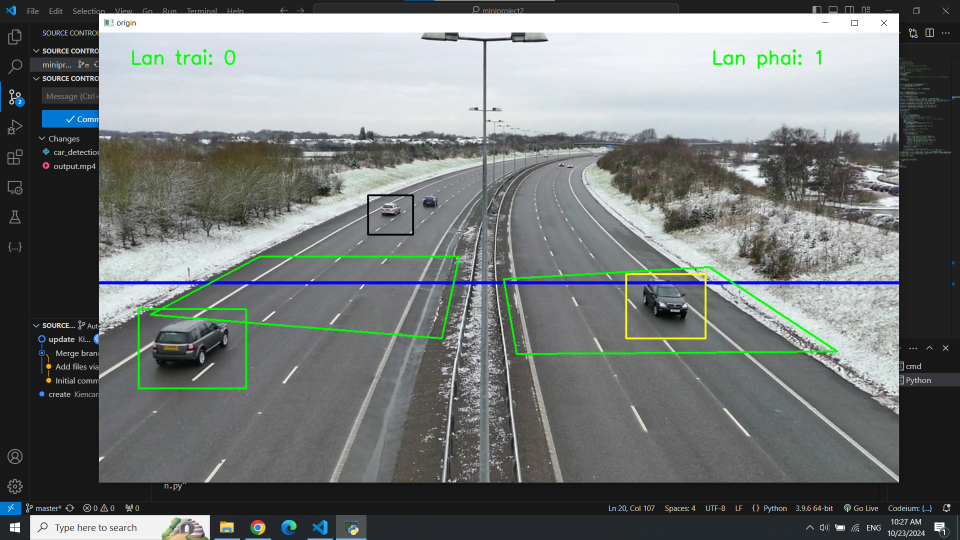
#> input picture anh1.png, 1920 x 1080 px, given in place of car.mp4, which was not available (shown at 1/2 size)
$ python car_detection.py
#> lines starting #> are read from the running program, lines starting #| are printed output that depends on the picture; after the words box and inside, x2 and y2 are one past the last pixel; in counts of white or black regions, pixels touching at a corner belong together; pictures that were not available may be replaced by others from this repository, and a replacement may not be noted
import cv2
import numpy as np


cap = cv2.VideoCapture('car.mp4')

kernel = np.ones((20, 20), np.uint8)

# Initialize counters and a dictionary to store car directions
left_car_count = 0
right_car_count = 0
car_positions = {}  # Dictionary to track car positions between frames

middle_line_y = 400  # Y-coordinate of the middle line

fps = cap.get(cv2.CAP_PROP_FPS)
width = int(cap.get(3))
height = int(cap.get(4))

output = cv2.VideoWriter('output.mp4', cv2.VideoWriter_fourcc('m', 'p', '4', 'v'), fps, (width, height))

while cap.isOpened():
    ret, frame = cap.read()
#> frame is the input picture: shape (1080, 1920, 3); mean B, G, R 119.1, 119.8, 115.2

    if ret:

        # Convert the frame to grayscale and apply Gaussian blur
        gray = cv2.cvtColor(frame, cv2.COLOR_BGR2GRAY)
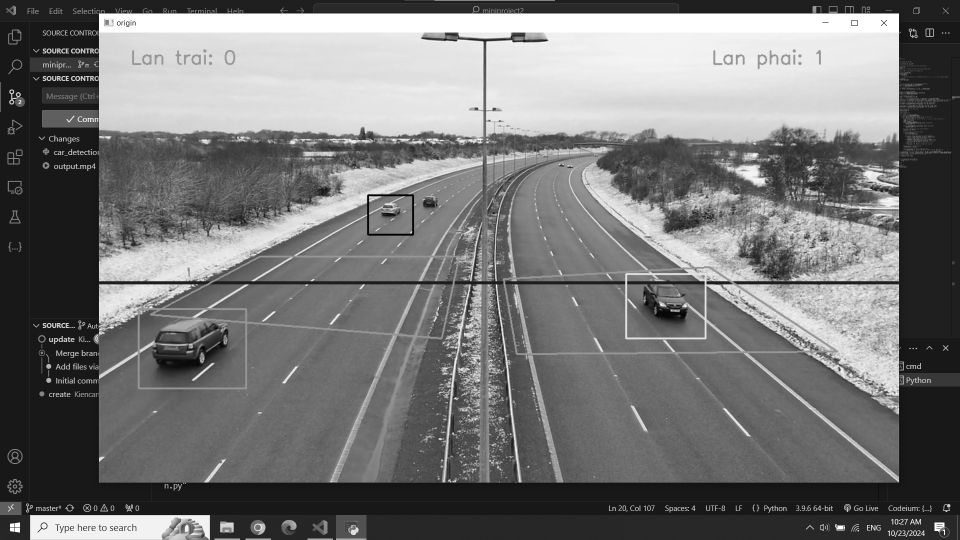
#> gray: shape (1080, 1920) (shown at 1/2 size); min 0, max 255, mean 118.3
        blur = cv2.GaussianBlur(gray, (5, 5), 0)

		# thresholding image
        ret, thresh = cv2.threshold(blur, 20, 255, cv2.THRESH_BINARY)
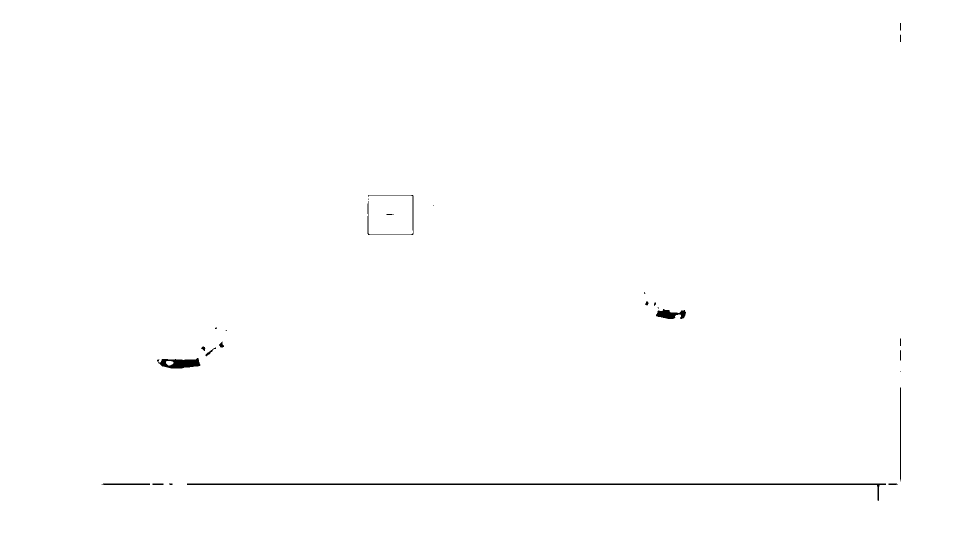
#> thresh: shape (1080, 1920) (shown at 1/2 size); 99.6% white; 26 black regions (8 under 20 px), largest, box (x1, y1, x2, y2) and area: (374, 967, 1772, 1002) 4294, (314, 716, 401, 737) 1183, (1312, 618, 1372, 638) 722

		#
        invert = cv2.bitwise_not(thresh)
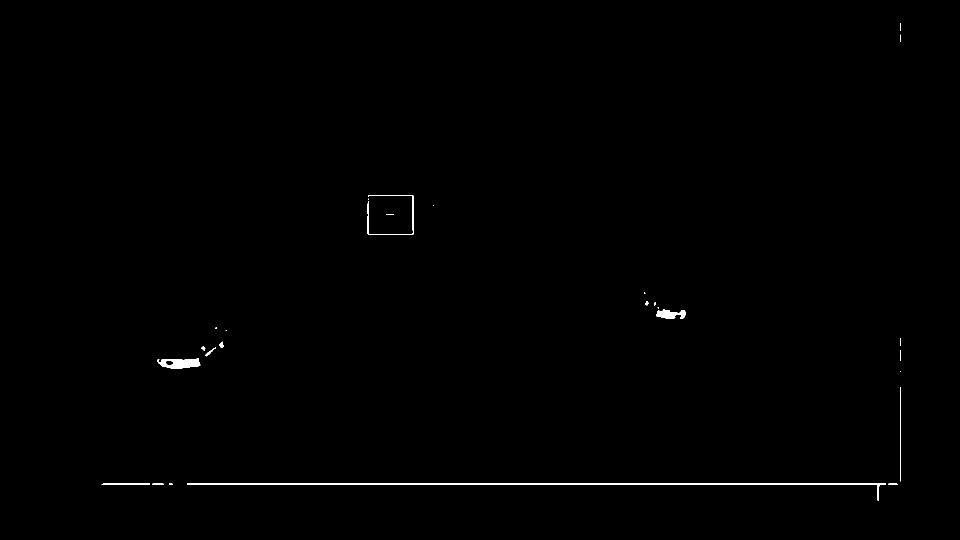
#> invert: shape (1080, 1920) (shown at 1/2 size); 0.38% white; 26 white regions (8 under 20 px), largest, box (x1, y1, x2, y2) and area: (374, 967, 1772, 1002) 4294, (314, 716, 401, 737) 1183, (1312, 618, 1372, 638) 722
        dilation = cv2.dilate(invert, kernel, iterations=1)
#> dilation: shape (1080, 1920); 3% white; 11 white regions, largest, box (x1, y1, x2, y2) and area: (365, 766, 1812, 1012) 36529, (726, 381, 837, 480) 6904, (305, 674, 458, 747) 5817
        dilation = cv2.bitwise_not(dilation)
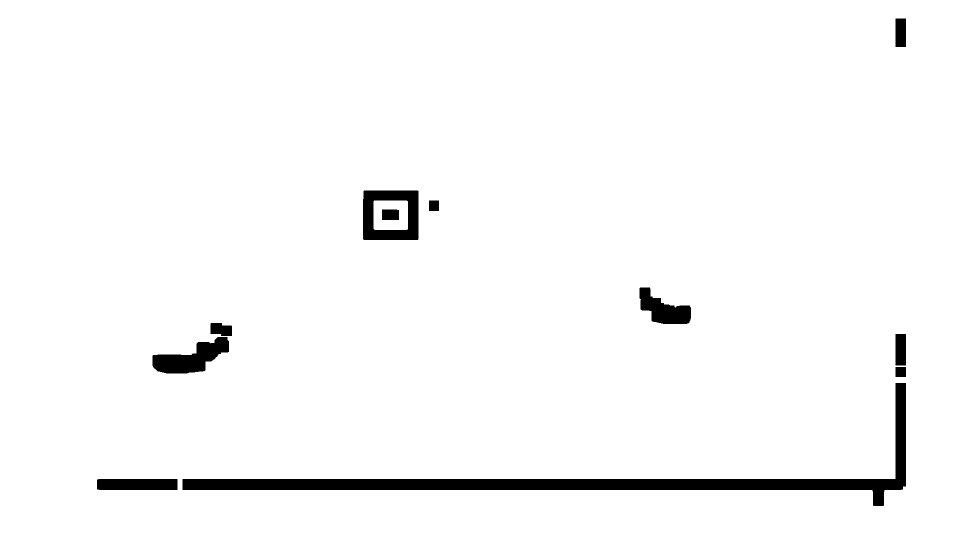
#> dilation: shape (1080, 1920) (shown at 1/2 size); 97% white; 11 black regions, largest, box (x1, y1, x2, y2) and area: (365, 766, 1812, 1012) 36529, (726, 381, 837, 480) 6904, (305, 674, 458, 747) 5817

        # Edge detection using Canny
        edges = cv2.Canny(dilation, 50, 200)
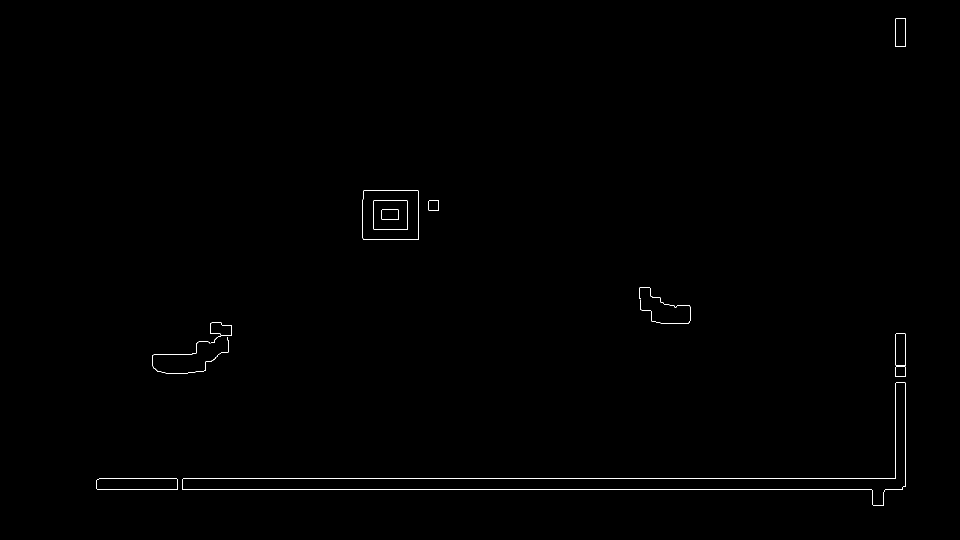
#> edges: shape (1080, 1920) (shown at 1/2 size); 0.28% white in thin lines or dots, all inside (x1, y1, x2, y2) = (193, 36, 1812, 1012)

        contours, _ = cv2.findContours(dilation, cv2.RETR_TREE, cv2.CHAIN_APPROX_SIMPLE)
#> contours = 13 contours; largest, box (x1, y1, x2, y2) and area: (0, 0, 1920, 1080) 2070601, (364, 765, 1813, 1013) 38216, (725, 380, 838, 481) 11174, (304, 673, 459, 748) 6018, (1278, 574, 1383, 649) 4318
        # middle_line = cv2.line(frame, (0, frame.shape[0]//2), (frame.shape[1], frame.shape[0]//2), (255, 0, 0), 3)
        middle_line = cv2.line(frame, (0, middle_line_y), (frame.shape[1], middle_line_y), (255, 0, 0), 3)

        left_polygon = np.array([(82, 451), (257, 358), (576, 358), (548, 489)])
        left_area = cv2.polylines(frame, [left_polygon], True, (0, 255, 0), 2)

        right_polygon = np.array([(668, 514), (647, 394), (976, 375), (1181, 510)])
        right_area = cv2.polylines(frame, [right_polygon], True, (0, 255, 0), 2)

		# Reset the car counts for each frame
        left_car_count = 0
        right_car_count = 0

        current_centers = {}

        for i, contour in enumerate(contours):
            x, y, w, h = cv2.boundingRect(contour)
            # cv2.rectangle(frame, (x, y), (x + w, y + h), (0, 255, 0), 2)
            if  w < 250 and h < 250 and w > 10 and h > 5:
                # cv2.rectangle(frame, (x - 20, y - 20), (x + w + 20, y + h + 20), (0, 255, 0), 2)
                center_x = x + w // 2
                center_y = y + h // 2
                point = (center_x, center_y)
                if cv2.pointPolygonTest(left_polygon, point, False) >= 0:
                    left_car_count += 1

                elif cv2.pointPolygonTest(right_polygon, point, False) >= 0:
                    right_car_count += 1

                # Initialize bounding box color (green by default)
                bbox_color = (0, 255, 0)

                # Identify the car's movement direction
                if i in car_positions:
                    prev_y = car_positions[i]

                    # If the car crosses the middle line, detect direction
                    if center_x < frame.shape[1]//2 and prev_y < middle_line_y:
                        # Car is moving up (crossed from below)
                        bbox_color = (0, 0, 0)  # Change color to black
                    elif center_x > frame.shape[1]//2 and prev_y > middle_line_y:
                        # Car is moving down (crossed from above)
                        bbox_color = (0, 255, 255)  # Change color to yellow
                    else:
                        bbox_color = (0, 255, 0)  # Change color to green

                # Update the car's current position
                car_positions[i] = center_y

                # Draw the bounding box with the respective color
                cv2.rectangle(frame, (x - 20, y - 20), (x + w + 20, y + h + 20), bbox_color, 2)
#> this loop made 13 passes
#> (x, y, w, h, center_x, center_y) on passes 2, 4, 5, 6, 7, 8, 9, 10, 11, 12, 13: (193, 957, 163, 24, 274, 969), (1790, 733, 23, 22, 1801, 744), (304, 673, 155, 75, 381, 710), (1790, 667, 23, 65, 1801, 699), (420, 645, 45, 28, 442, 659), (1278, 574, 105, 75, 1330, 611), (857, 400, 22, 23, 868, 411), (725, 380, 113, 101, 781, 430), (747, 401, 69, 59, 781, 430), (763, 418, 36, 23, 781, 429), (1790, 36, 23, 59, 1801, 65)
#> (contour, x, y, w, h) on pass 1: ([[0, 0], [0, 1079], [1919, 1079], [1919, 0]], 0, 0, 1920, 1080)
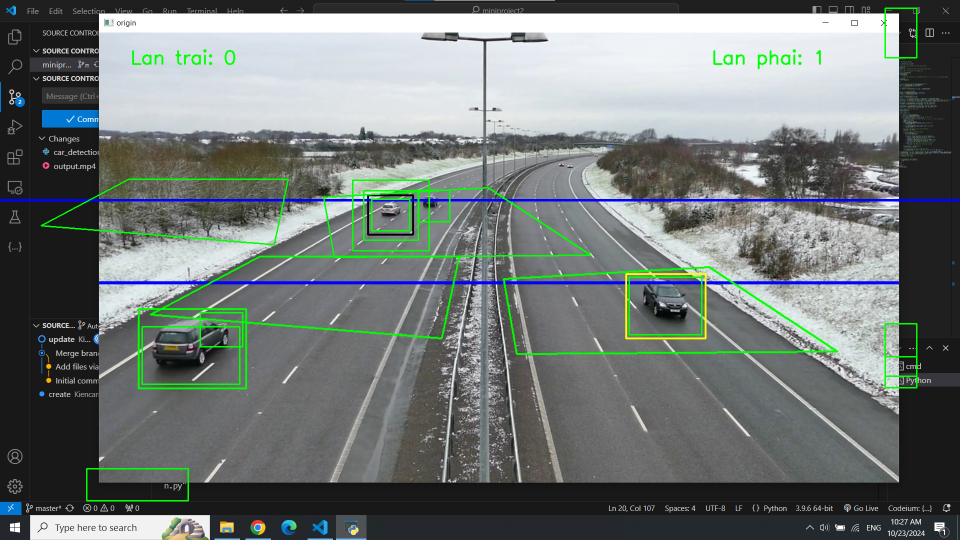
#> frame: shape (1080, 1920, 3) (shown at 1/2 size); mean B, G, R 118.7, 120.5, 113.7
#> after the loop, car_positions = 11 items; left_car_count = 0; right_car_count = 4

        cv2.putText(frame, f'Lan trai: {left_car_count}', (50, 50), cv2.FONT_HERSHEY_SIMPLEX, 1, (0, 255, 0), 2)
        cv2.putText(frame, f'Lan phai: {right_car_count}', (frame.shape[1] - 300, 50), cv2.FONT_HERSHEY_SIMPLEX, 1, (0, 255, 0), 2)
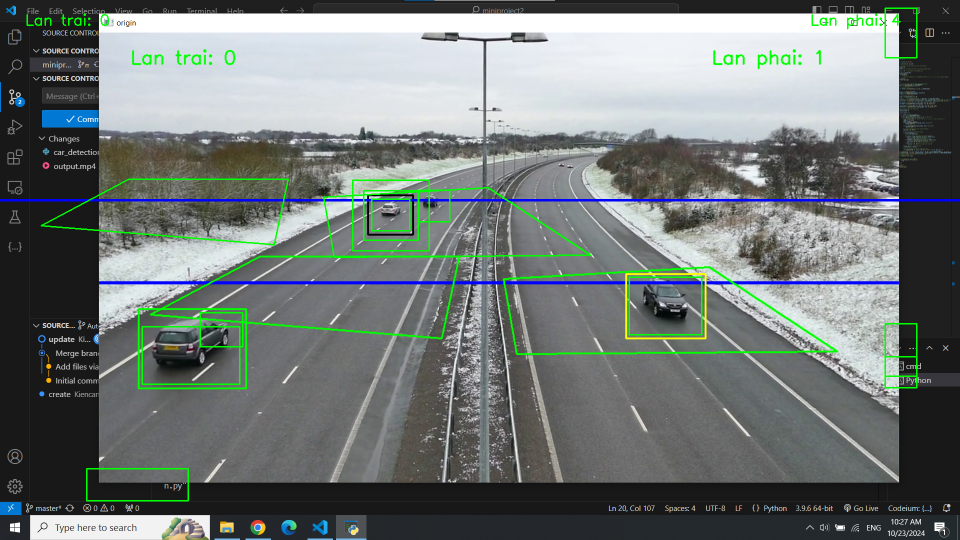
#> frame: shape (1080, 1920, 3) (shown at 1/2 size); mean B, G, R 118.5, 120.6, 113.5
        # Display the video  with detected cars and lane lines
        output.write(frame)
        cv2.imshow('origin', frame)


        # Break the loop if 'q' is pressed
        if cv2.waitKey(1) & 0xFF == ord('q'):
#> (key q is pressed here)
            break
    else:
        break

output.release()
cap.release()
cv2.destroyAllWindows()
